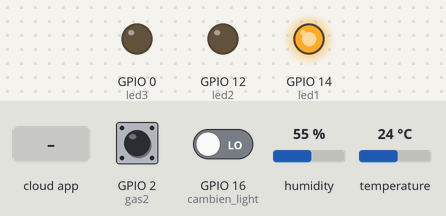
Recording of a sketch running on a simulated ESP8266 (NodeMCU). Shown: output pins drawn as LEDs (lit = HIGH). Inputs (shaded band) come from the test bench; at power-on: temperature 24 °C, GPIO 2 (gas2) HIGH, GPIO 16 (cambien_light) LOW, humidity 55 %. WiFi joins after 1.5 s; servers stay silent unless stated; network time is answered at once with the bench clock; the local clock reads 2024-03-15 10:24:30 at power-on unless the sketch sets it; the Firebase database answers and starts empty; what the sketch prints to the serial monitor is not drawn.

Above: at 3.7 s.
3.8 s: the phone or cloud app sets auto to true
8.6 s: temperature set to 32 °C
17.6 s: temperature set to 35 °C
At 19.9 s:
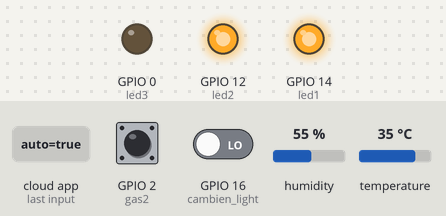
21.0 s: temperature set to 12 °C
At 22.8 s:
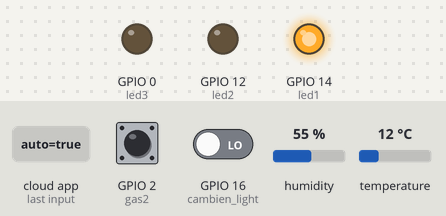
23.1 s: temperature set to 41 °C
At 24.8 s:
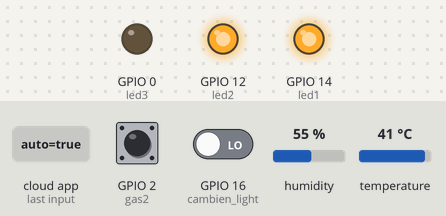
25.2 s: the phone or cloud app sets auto to false
Timing chart, 0 to 28.2 s (numbered marks = the images above; inputs shaded):
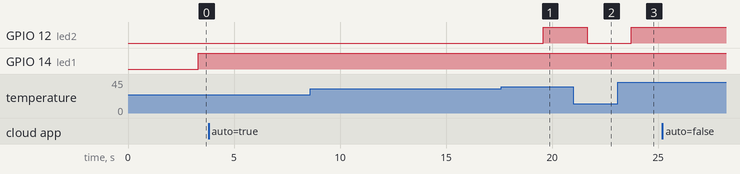

Measured:
- the behaviour switches between 33 and 34 °C on temperature (found by bisection; images 0 and 1)
- after the input at 3.8 s, every drawn part: stays the same
- after the input at 8.6 s, every drawn part: stays the same
- after the input at 17.6 s, GPIO 12 (led2): LOW → HIGH after 2.0 s
- after the input at 21.0 s, GPIO 12 (led2): HIGH → LOW after 0.65 s
- after the input at 23.1 s, GPIO 12 (led2): LOW → HIGH after 0.63 s
- after the input at 25.2 s, every drawn part: stays the same

The sketch:

Code_8266.ino
```cpp
//FirebaseESP8266.h must be included before ESP8266WiFi.h
#include "FirebaseESP8266.h"	// Install Firebase ESP8266 library
#include <ESP8266WiFi.h>
#include <DHT.h>		// Install DHT11 Library and Adafruit Unified Sensor Library

#include <NTPClient.h>
#include <WiFiUdp.h>
#include <string.h>

#define FIREBASE_HOST "https://internet-of-thing-6c4d7-default-rtdb.firebaseio.com/"                          // the project name address from firebase id
#define FIREBASE_AUTH "oygjlIxQMXj4UltIHRgyJpivYJZBzwD4AaEtJZFE"            // the secret key generated from firebase
#define WIFI_SSID "Nha Tro Vui Ve"
#define WIFI_PASSWORD "295bachmai"

String value;
String value_light;
//float value_tem = 23;
//float value_hum = 68;
//light D0,led-D5
int led1 = 14;
int cambien_light = 16;
//temperature, humidity D1,led-D6
int led2 = 12;
DHT dht(4, DHT11);
//gas D3
int led3 = 0;
//int gas1 = 5;
int gas2 = 2;
float gas_value = 10;
String get_time;
WiFiUDP ntpUDP;
NTPClient timeClient(ntpUDP);		//dong bo thoi gian

//Define FirebaseESP8266 data object
FirebaseData firebaseData;
FirebaseData ledData;

void setup()
{
  Serial.begin(115200);
  delay(1000);
  connectWifi();
  timeClient.begin();

  pinMode(cambien_light, INPUT);
  pinMode(led1, OUTPUT);
  pinMode(led2, OUTPUT);
  pinMode(led3, OUTPUT);
  //  pinMode(gas1,INPUT);
  pinMode(gas2, INPUT);
  dht.begin();

  Firebase.begin(FIREBASE_HOST, FIREBASE_AUTH);
  Firebase.reconnectWiFi(true);
}

void loop() {
  get_time = gettime();

  dht1();
  light();
  gas();
  delay(1000);
}

//kiểm tra chuỗi có bắt đầu bằng một chuỗi khác
boolean startwith(String a, String b) {
  for (int i = 0; i < b.length(); i++) {
    if (!(a[i] == b[i])) {
      return false;
    }
  }
  return true;
}
//lấy thời gian thực GTM+7
String gettime() {
  timeClient.update();
  timeClient.setTimeOffset(25200);
  return timeClient.getFormattedTime();
}

//cảm biến khí gas
void gas() {
  //    Serial.println(analogRead(gas1));
  gas_value = digitalRead(gas2);				//doc du lieu tu chan D0 cua mq2
  Serial.println(gas_value);
  if (Firebase.getString(firebaseData, "user1/fire/fire1/auto")) {					//lay chuoi ki tu tu firebase
    if (firebaseData.stringData() == "true") {
      Serial.println("gas auto");
      if (gas_value == 0) {
        Serial.println("Có gas");
        digitalWrite(led3, HIGH);
        //        if (Firebase.getString(gasData, "user1/fire/fire1/status")) {
        //          if (startwith(gasData.stringData(), "0"))
        Firebase.setString(ledData, "user1/fire/fire1/status", "1+" + get_time);
        //        }
      }
      else {
        Serial.println("Không có gas");
        digitalWrite(led3, LOW);
        //        if (Firebase.getString(gasData, "user1/fire/fire1/status")) {
        //          if (startwith(gasData.stringData(), "1"))
        Firebase.setString(ledData, "user1/fire/fire1/status", "0+" + get_time);
        //        }
      }
    }

    else if (firebaseData.stringData() == "false") {
      digitalWrite(led3, LOW);
      Serial.println("gas không auto");
      if (gas_value == 0) {
        Serial.println("Có gas");
        //        if (Firebase.getString(gasData, "user1/fire/fire1/status")) {
        //          if (startwith(gasData.stringData(), "0"))
        Firebase.setString(ledData, "user1/fire/fire1/status", "1+" + get_time);
        //        }
      }
      else {
        Serial.println("Không có gas");
        //        if (Firebase.getString(gasData, "user1/fire/fire1/status")) {
        //          if (startwith(gasData.stringData(), "1"))
        Firebase.setString(ledData, "user1/fire/fire1/status", "0+" + get_time);
        //        }
      }
    }
  }
}

//cảm biến nhiệt độ,độ ẩm
void dht1() {

  float h = dht.readHumidity();						//doc du lieu tu chan D0 cua dht11
  float t = dht.readTemperature();
  // Check if any reads failed
  if (isnan(h) || isnan(t)) {						//kiem tra xem co ket noi voi dht11 hay khong
    Serial.println(F("Failed to read from DHT sensor!"));
    return;
  }
  Serial.print(F("Humidity: "));
  Serial.print(h);
  Serial.print(F("%  Temperature: "));
  Serial.print(t);
  Serial.print(F("C  ,"));
  Serial.println();
  //gui du lieu len firebase
  if (Firebase.pushString(firebaseData, "user1/tem_hum/tem_hum1/data/tem", String(t) + "+" + get_time))
    Serial.println("PASSED");
  else
    Serial.println("FAILED");

  if (Firebase.pushString(firebaseData, "user1/tem_hum/tem_hum1/data/hum", String(h) + "+" + get_time))
    Serial.println("PASSED");
  else
    Serial.println("FAILED");

  if (Firebase.getString(firebaseData, "user1/tem_hum/tem_hum1/auto")) {				//kiem tra xem che do auto co duoc bat hay khong
    if (firebaseData.stringData() == "true") {											//neu chuoi ki tu la true thi che do auto duoc bat
      if (t > 33) {
        Firebase.setString(ledData, "user1/tem_hum/tem_hum1/status", "1+" + get_time);		//kiem tra xem khi t > 33do thi den 2 duoc bat
        digitalWrite(led2, HIGH);
      }
      else {
        Firebase.setString(ledData, "user1/tem_hum/tem_hum1/status", "0+" + get_time);
        digitalWrite(led2, LOW);
      }
      Serial.print("auto");
    }
    else if (firebaseData.stringData() == "false") {									//false thi auto tat
      Serial.println("không auto");
      if (Firebase.getString(ledData, "user1/tem_hum/tem_hum1/status")) {				//kiem tra xem che do hand co duoc bat hay khong
        if (startwith(ledData.stringData(), "1"))										// chuoi ki tu la 1 thi che do hand duoc bat den sang
          digitalWrite(led2, HIGH);
        else
          digitalWrite(led2, LOW);
      }
    }
  }
}

//cảm biến ánh sáng
void light() {
  value = String(digitalRead(cambien_light));											//doc du lieu tu cam bien anh sang
  if (Firebase.getString(firebaseData, "user1/light/light1/auto")) {					//chuoi ki tu la truee thi che do auto duoc bat
    if (firebaseData.stringData() == "truee") {
      value_light = "reset_value_light";
      Firebase.setString(firebaseData, "user1/light/light1/auto", "true");
    }
    else if (firebaseData.stringData() == "true") {
      if (value_light != value) {
        Serial.println("Giá trị sáng đã thay đổi");
        Firebase.setString(firebaseData, "user1/light/light1/status", value + "+" + get_time);			//che do hand
        Serial.print("Giá trị là :");
        if (Firebase.getString(ledData, "user1/light/light1/status")) {
          if (startwith(ledData.stringData(), "0")) {
            Serial.println("sáng");
            digitalWrite(led1, LOW);
          }
          else {
            Serial.println("tối");
            digitalWrite(led1, HIGH);
          }
        }
      }
    }
    else if (firebaseData.stringData() == "time") {										//che do hen gio
      Serial.println("Hẹn giờ");
      String t = "";
      if (Firebase.getString(ledData, "user1/light/light1/time/everyday")) {
        Serial.println("pass");
        t = ledData.stringData();
      }
      if (Firebase.getString(ledData, "user1/light/light1/status")) {
        Serial.println("Pass");
        if (startwith(ledData.stringData(), "1")) {
          Serial.println("Đang bật đèn");		//lay theo chuan HH/MM/SS
          if (((get_time[0] - 48) * 10 * 3600 + (get_time[1] - 48) * 3600 + (get_time[3] - 48) * 600 + (get_time[4] - 48) * 60 + (get_time[6] - 48) * 10 + (get_time[7] - 48)) >=
              ((t[9] - 48) * 10 * 3600 + (t[10] - 48) * 3600 + (t[12] - 48) * 600 + (t[13] - 48) * 60 + (t[15] - 48) * 10 + (t[16] - 48))) {
            digitalWrite(led1, LOW);
            Firebase.setString(ledData, "user1/light/light1/status", "0+" + get_time);
          }
        }
        else {
          Serial.println("Đang tắt đèn");
          if (((get_time[0] - 48) * 10 * 3600 + (get_time[1] - 48) * 3600 + (get_time[3] - 48) * 600 + (get_time[4] - 48) * 60 + (get_time[6] - 48) * 10 + (get_time[7] - 48)) >=
              ((t[0] - 48) * 10 * 3600 + (t[1] - 48) * 3600 + (t[3] - 48) * 600 + (t[4] - 48) * 60 + (t[6] - 48) * 10 + (t[7] - 48))) {
            digitalWrite(led1, HIGH);
            Firebase.setString(ledData, "user1/light/light1/status", "1+" + get_time);
          }
        }
      }

    }
    else {
      Serial.println("Không tự động");
      Serial.print("Giá trị là :");
      if (Firebase.getString(ledData, "user1/light/light1/status")) {
        if (startwith(ledData.stringData(), "0")) {
          Serial.println("sáng");
          digitalWrite(led1, LOW);
        }
        else {
          Serial.println("tối");
          digitalWrite(led1, HIGH);
        }
      }
      value_light = value;
    }
  }
}

//connect wifi
void connectWifi() {
  Serial.print("Kết nối wifi");
  WiFi.begin(WIFI_SSID, WIFI_PASSWORD);
  while (WiFi.status() != WL_CONNECTED) {
    delay(500);
    Serial.print(".");
  }
  Serial.println("Kết nối thành công");
}
```
